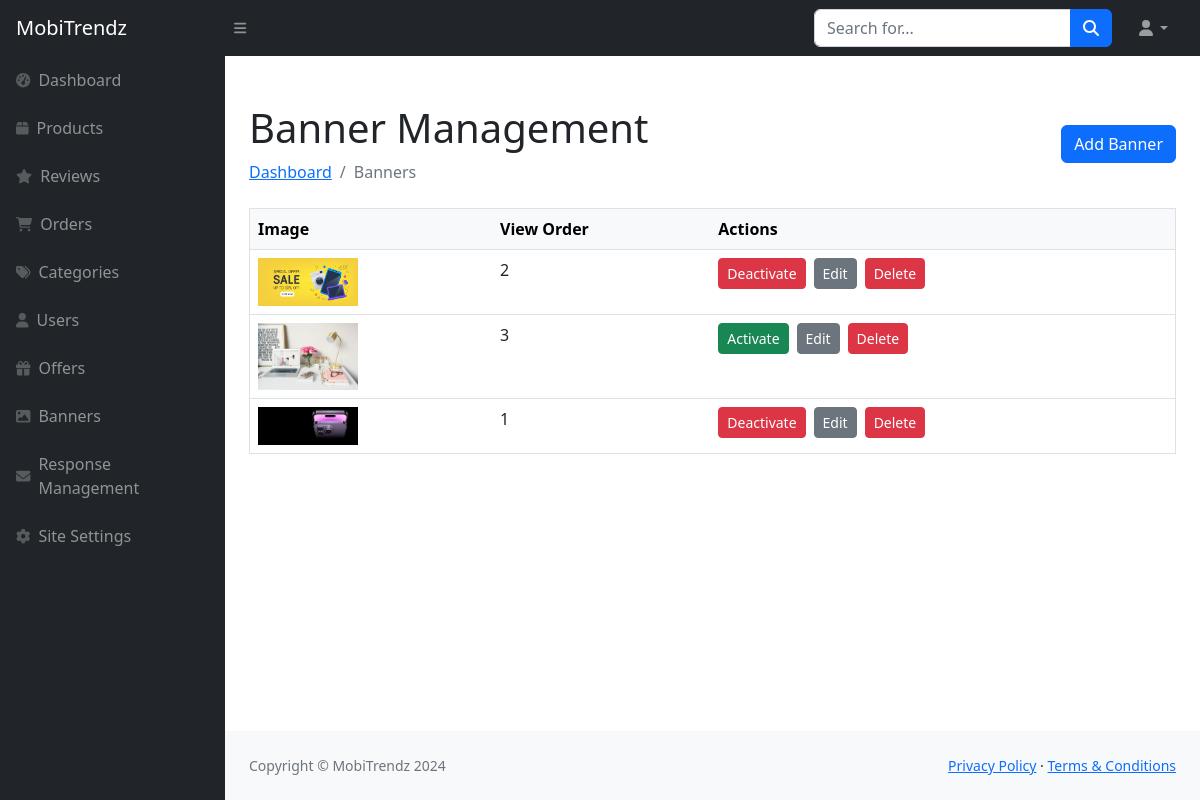
Screenshot of /Admin/banners.php with the database file from the repository.
### tables this page shows
CREATE TABLE `banner_details_tbl` (
  `Banner_Id` int NOT NULL,
  `Banner_Image` text NOT NULL,
  `View_Order` int NOT NULL,
  `Active_Status` int NOT NULL
);

### Admin/banners.php (the view, shortened to what this page needs)
<?php include("sidebar.php"); ?>
<div id="layoutSidenav_content">
    <main>
        <div class="container-fluid px-4">
            <div class="d-flex justify-content-between align-items-center mt-4 mb-4 w-100">
                <div>
                    <h1>Banner Management</h1>
                    <ol class="breadcrumb mb-0">
                        <li class="breadcrumb-item"><a href="index.php">Dashboard</a></li>
                        <li class="breadcrumb-item active">Banners</li>
                    </ol>
                </div>
                <a class="btn btn-primary ms-auto" href="add-banner.php">Add Banner</a>
            </div>
            <div class="card-body">
                <table class="table border text-nowrap">
                    <thead class="table-light">
                        <tr>
                            <th>Image</th>
                            <th>View Order</th>
                            <th>Actions</th>
                        </tr>
                    </thead>
                    <tbody>
                        <?php
                        $query = "SELECT Banner_Id, Banner_Image, View_Order, Active_Status FROM banner_details_tbl";
                        $result = mysqli_query($con, $query);
                        if (mysqli_num_rows($result) > 0) {
                            while ($banner = mysqli_fetch_assoc($result)) {
                                ?>
                                <tr>
                                    <td>
                                        <img src="../img/banners/<?php echo $banner['Banner_Image']; ?>" alt="Banner <?php echo $banner['Banner_Id']; ?>" width="100">
                                    </td>
                                    <td><?php echo $banner['View_Order']; ?></td>
                                    <td>
                                        <div class="d-flex flex-nowrap">
                                            <?php if ($banner['Active_Status'] == 1) { ?>
                                                <button class="btn btn-danger btn-sm" data-bs-toggle="modal" data-bs-target="#deactivateModal<?php echo $banner['Banner_Id']; ?>" data-id="<?php echo $banner['Banner_Id']; ?>">Deactivate</button>
                                            <?php } else { ?>
                                                <button class="btn btn-success btn-sm" data-bs-toggle="modal" data-bs-target="#activateModal<?php echo $banner['Banner_Id']; ?>" data-id="<?php echo $banner['Banner_Id']; ?>">Activate</button>
                                            <?php } ?>
                                            <a href="update-banner.php?banner_id=<?php echo $banner['Banner_Id']; ?>" class="btn btn-secondary btn-sm ms-2">Edit</a>
                                            <button class="btn btn-danger btn-sm ms-2" data-bs-toggle="modal" data-bs-target="#deleteModal<?php echo $banner['Banner_Id']; ?>" data-id="<?php echo $banner['Banner_Id']; ?>">Delete</button>
                                        </div>
                                    </td>
                                </tr>
                                <?php
                            }
                        } else {
                            ?>
                            <tr>
                                <td colspan="4">No banners found.</td>
                            </tr>
                            <?php
                        }
                        ?>
                    </tbody>
                </table>
            </div>
        </div>
    </main>
<?php include("footer.php"); ?>

### rows the page displays
banner_details_tbl: Banner_Image (picture), View_Order "2"
banner_details_tbl: Banner_Image (picture), View_Order "3"
banner_details_tbl: Banner_Image (picture), View_Order "1"
